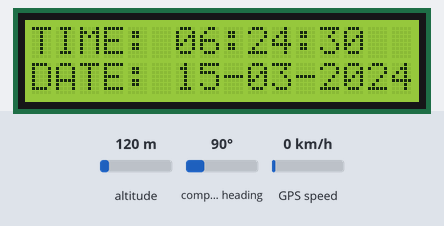
Simulated run of this sketch. Board: Arduino Uno, built with avr-gcc and run on an emulated ATmega328P. On the bench: 16×2 character LCD. The test bench sets the inputs (shaded band); at power-on: altitude 120 m, compass heading 90°, GPS speed 0 km/h. The GPS gets a fix after 3 s at 37.7749, -122.4194 with 8 satellites.

Above: at 0.2 s.
At 4.2 s:
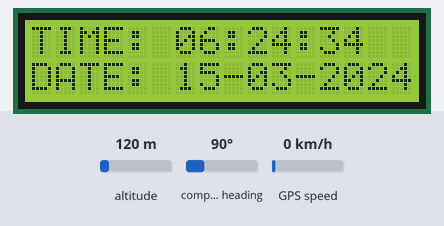
At 9.2 s:
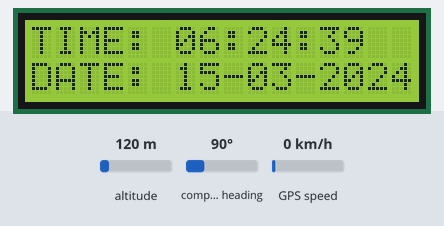
At 19.2 s:
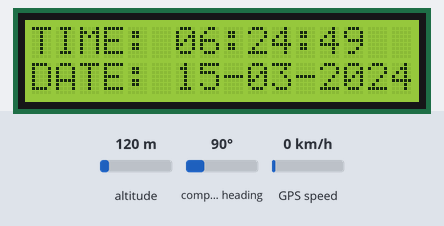
At 28.2 s:
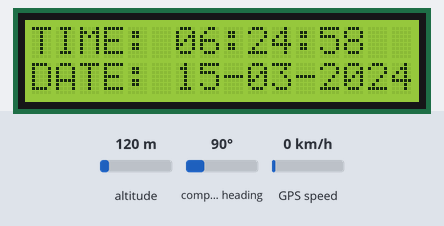
At 38.2 s:
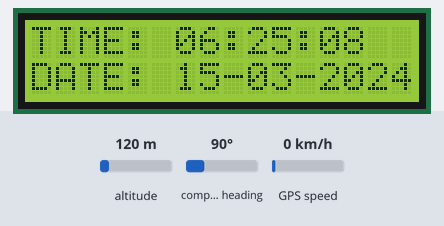

The sketch:

GPS_CLOCK_WTZ.ino
```cpp
// (licence header left out)
#include <TinyGPS++.h>        // include TinyGPS++ library
#include <TimeLib.h>          // include Arduino time library
#include <SoftwareSerial.h>   // include software serial library
#include <LiquidCrystal.h>    // include LCD library

TinyGPSPlus gps;

#define S_RX    9   // define software serial RX pin
#define S_TX    8   // define software serial TX pin

SoftwareSerial SoftSerial(S_RX, S_TX);   // configure SoftSerial library

// LCD module connections (RS, E, D4, D5, D6, D7)
LiquidCrystal lcd(2, 3, 4, 5, 6, 7);

#define time_offset   -14400  // define a clock offset of 3600 seconds (1 hour) ==> UTC + 1

// variable definitions
char Time[]  = "TIME: 00:00:00";
char Date[]  = "DATE: 00-00-2020";
byte last_second, Second, Minute, Hour, Day, Month;
int Year;

void setup(void)
{
  SoftSerial.begin(9600);  // initialize software serial at 9600 baud

  // set up the LCD's number of columns and rows
  lcd.begin(16, 2);//

  //lcd.setCursor(1, 0); // move LCD cursor to column 1, row 0 [upper left position (0, 0)]
  //lcd.print("GPS CLOCK (UTC+1)");
}

void loop()
{
  while (SoftSerial.available() > 0)
  {
    if (gps.encode(SoftSerial.read()))
    {
      // get time from GPS module
      if (gps.time.isValid())
      {
        Minute = gps.time.minute();
        Second = gps.time.second();
        Hour   = gps.time.hour();
      }

      // get date drom GPS module
      if (gps.date.isValid())
      {
        Day   = gps.date.day();
        Month = gps.date.month();
        Year  = gps.date.year();
      }

      if(last_second != gps.time.second())  // if time has changed
      {
        last_second = gps.time.second();

        // set current UTC time
        setTime(Hour, Minute, Second, Day, Month, Year);
        // add the offset to get local time
        adjustTime(time_offset);

        // update time array
        Time[12] = second() / 10 + '0';
        Time[13] = second() % 10 + '0';
        Time[9]  = minute() / 10 + '0';
        Time[10] = minute() % 10 + '0';
        Time[6]  = hour()   / 10 + '0';
        Time[7]  = hour()   % 10 + '0';

        // update date array
        Date[14] = (year()  / 10) % 10 + '0';
        Date[15] =  year()  % 10 + '0';
        Date[9]  =  month() / 10 + '0';
        Date[10] =  month() % 10 + '0';
        Date[6]  =  day()   / 10 + '0';
        Date[7]  =  day()   % 10 + '0';

        // print time & date
        //print_wday(weekday());   // print day of the week
        lcd.setCursor(0, 0);     // move cursor to column 0 row 2
        lcd.print(Time);         // print time (HH:MM:SS)
        lcd.setCursor(0, 1);     // move cursor to column 0 row 3
        lcd.print(Date);         // print date (DD-MM-YYYY)

      }

    }

  }

}

// function for displaying day of the week
//void print_wday(byte wday)
//{
//  lcd.setCursor(5, 1);  // move cursor to column 5, row 1
//  switch(wday)
//  {
//    case 1:  lcd.print(" SUNDAY  ");   break;
//    case 2:  lcd.print(" MONDAY  ");   break;
//    case 3:  lcd.print(" TUESDAY ");   break;
//    case 4:  lcd.print("WEDNESDAY");   break;
//    case 5:  lcd.print("THURSDAY ");   break;
//    case 6:  lcd.print(" FRIDAY  ");   break;
//    default: lcd.print("SATURDAY ");
//  }

//}
// end of code.
```

Measured:
- what the display in image 1 shows lasts 1.0 s, from 4.1 s to 5.1 s
